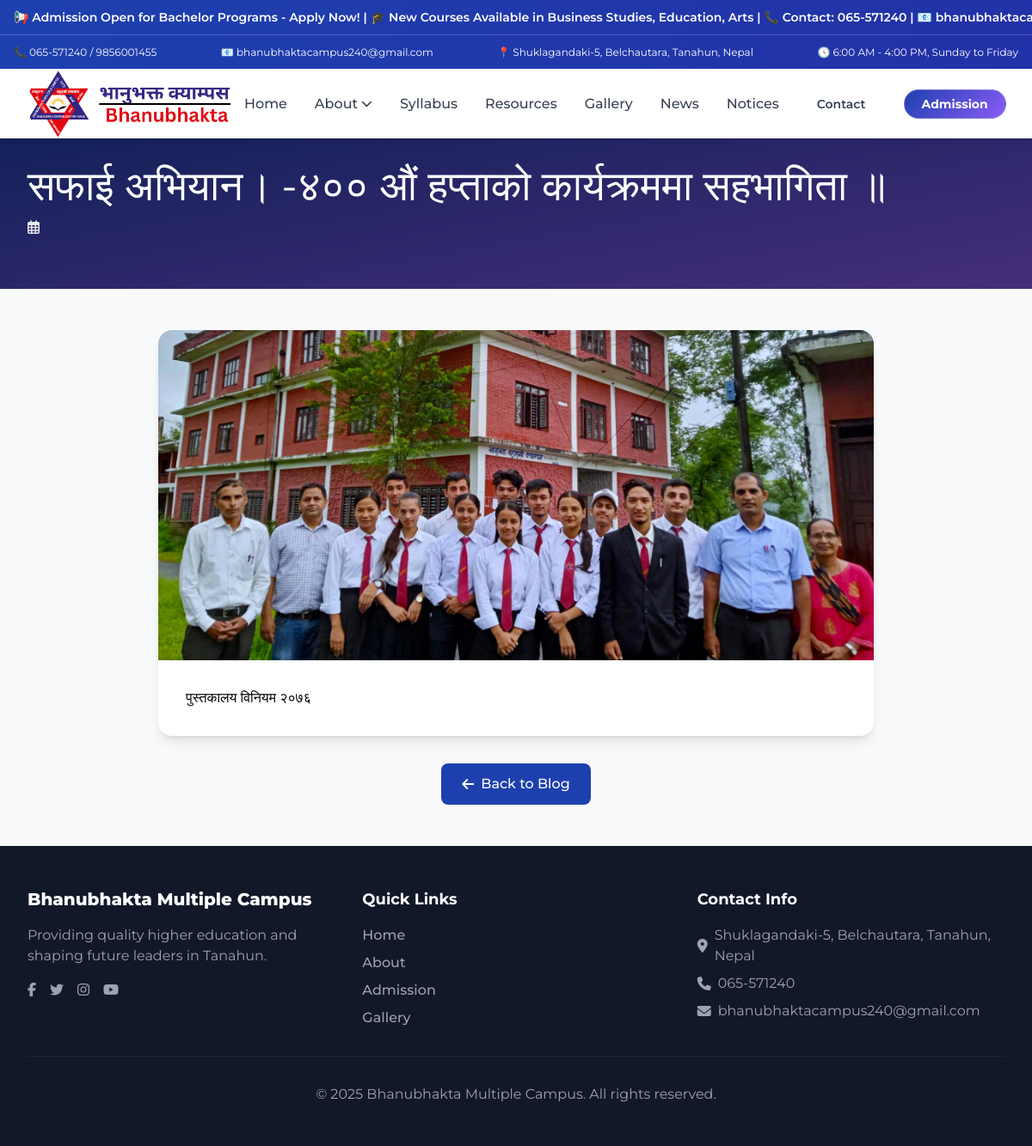
Page /blog/1/ on the committed database.
### base/models.py (models this page shows, shortened)
class News(models.Model):
    title = models.CharField(max_length=200)
    content = models.TextField()
    published_date = models.DateTimeField(default=timezone.now)
    author = models.ForeignKey(User, on_delete=models.SET_NULL, null=True, blank=True)
    image = models.ImageField(upload_to='news_images/', blank=True, null=True)
    is_published = models.BooleanField(default=False)
    class Meta:
        ordering = ['-published_date']
        verbose_name_plural = "News"

### base/views.py (the view)
# urls.py: path('blog/<int:pk>/', views.blog_detail, name='blog_detail'),
def blog_detail(request, pk):
    blog_post = get_object_or_404(News, pk=pk, is_published=True)
    recent_posts = News.objects.filter(is_published=True).exclude(pk=pk).order_by('-published_date')[:3]
    context = {
        'blog': blog_post,
        'recent_posts': recent_posts,
    }
    return render(request, 'blog_detail.html', context)

### base/templates/blog_detail.html (shortened to what this page needs)
{% extends 'base.html' %}
{% load static %}
{% block content %}
<section class="relative py-16 bg-gradient-to-br from-school-blue to-school-purple">
    <div class="absolute inset-0 bg-black/50"></div>
    <div class="relative z-10 max-w-7xl mx-auto px-4 sm:px-6 lg:px-8">
        <h1 class="font-playful text-3xl sm:text-4xl lg:text-5xl text-white mb-4">{{ blog.title }}</h1>
        <div class="flex items-center text-white/90 space-x-4">
            <div class="flex items-center">
                <i class="far fa-calendar-alt mr-2"></i>
            </div>
        </div>
    </div>
</section>
<section class="py-12 bg-gray-50">
    <div class="max-w-4xl mx-auto px-4 sm:px-6 lg:px-8">
        <article class="bg-white rounded-2xl shadow-lg overflow-hidden">
            {% if blog.image %}
            <img src="{{ blog.image.url }}" alt="{{ blog.title }}" class="w-full h-96 object-cover">
            {% endif %}
            <div class="p-8">
                <div class="prose prose-lg max-w-none">
                    {{ blog.content|safe|linebreaks }}
                </div>
            </div>
        </article>
        <div class="mt-8 text-center">
            <a href="{% url 'blog' %}" class="inline-flex items-center px-6 py-3 bg-school-blue text-white rounded-lg hover:bg-school-blue/90 transition-colors">
                <i class="fas fa-arrow-left mr-2"></i>
                Back to Blog
            </a>
        </div>
    </div>
</section>
{% endblock %}

### base/templates/base.html (style rules this page uses)
.font-playful { font-family: 'Montserrat', sans-serif; }
.font-clean { font-family: 'Montserrat', sans-serif; }
body { font-weight: 400; }
h1 { font-weight: 900; }
p, li { font-weight: 400; }
a { font-weight: 500; }

### rows in the picture
News: title "सफाई अभियान। -४०० औं हप्ताको कार्यक्रममा सहभागिता ॥", image (picture), content "पुस्तकालय विनियम २०७६"
